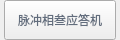
                    <widget class="QWidget" name="fdj_label_18" native="true">
                     <property name="geometry">
                      <rect>
                       <x>1130</x>
                       <y>200</y>
                       <width>120</width>
                       <height>40</height>
                      </rect>
                     </property>
                     <property name="minimumSize">
                      <size>
                       <width>0</width>
                       <height>40</height>
                      </size>
                     </property>
                     <property name="maximumSize">
                      <size>
                       <width>16777215</width>
                       <height>40</height>
                      </size>
                     </property>
                     <layout class="QHBoxLayout" name="horizontalLayout_38">
                      <property name="spacing">
                       <number>0</number>
                      </property>
                      <property name="leftMargin">
                       <number>0</number>
                      </property>
                      <property name="topMargin">
                       <number>0</number>
                      </property>
                      <property name="rightMargin">
                       <number>0</number>
                      </property>
                      <property name="bottomMargin">
                       <number>0</number>
                      </property>
                      <item>
                       <widget class="QLabel" name="label_148">
                        <property name="minimumSize">
                         <size>
                          <width>4</width>
                          <height>0</height>
                         </size>
                        </property>
                        <property name="maximumSize">
                         <size>
                          <width>4</width>
                          <height>16777215</height>
                         </size>
                        </property>
                        <property name="text">
                         <string/>
                        </property>
                        <property name="pixmap">
                         <pixmap resource="twoDdisplay.qrc">:/twoDdisplay/rectleft</pixmap>
                        </property>
                       </widget>
                      </item>
                      <item>
                       <widget class="QPushButton" name="mcxsydjbtn">
                        <property name="minimumSize">
                         <size>
                          <width>0</width>
                          <height>40</height>
                         </size>
                        </property>
                        <property name="maximumSize">
                         <size>
                          <width>16777215</width>
                          <height>40</height>
                         </size>
                        </property>
                        <property name="cursor">
                         <cursorShape>PointingHandCursor</cursorShape>
                        </property>
                        <property name="styleSheet">
                         <string notr="true">border-image:url(:/twoDdisplay/btnbg);
color:rgb(98,109,125);</string>
                        </property>
                        <property name="text">
                         <string>脉冲相叁应答机</string>
                        </property>
                       </widget>
                      </item>
                      <item>
                       <widget class="QLabel" name="label_149">
                        <property name="minimumSize">
                         <size>
                          <width>4</width>
                          <height>0</height>
                         </size>
                        </property>
                        <property name="maximumSize">
                         <size>
                          <width>4</width>
                          <height>16777215</height>
                         </size>
                        </property>
                        <property name="text">
                         <string/>
                        </property>
                        <property name="pixmap">
                         <pixmap resource="twoDdisplay.qrc">:/twoDdisplay/rectright</pixmap>
                        </property>
                       </widget>
                      </item>
                     </layout>
                    </widget>
